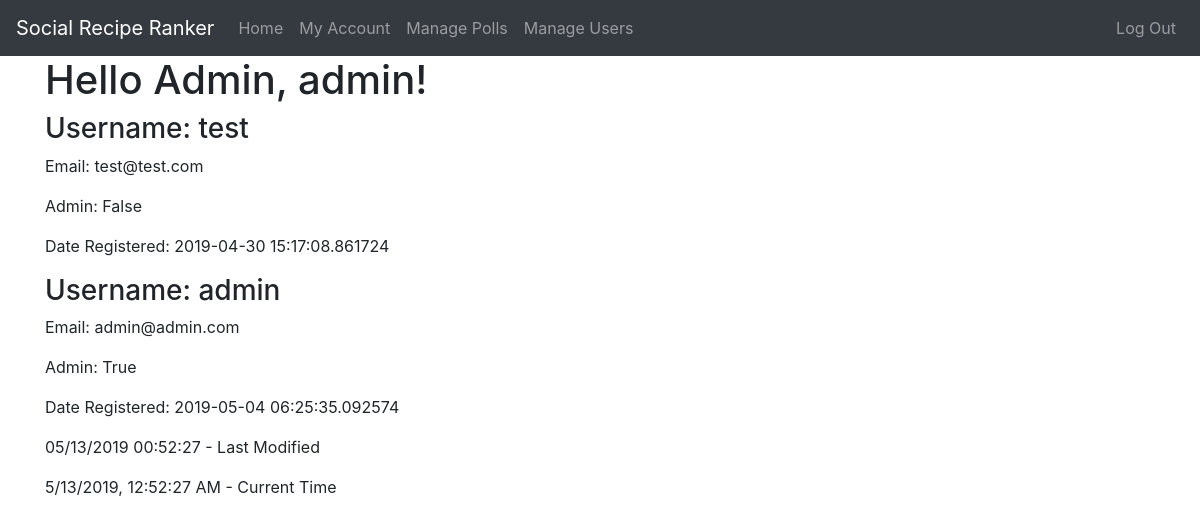
Screenshot of /manage_users (signed in) with the database file from the repository.
### app/models.py (models this page shows, shortened)
class User(UserMixin, db.Model):
    id = db.Column(db.Integer, primary_key=True)  # not null and unique by default
    username = db.Column(db.String(64), nullable=False, unique=True, index=True)
    email = db.Column(db.String(128), nullable=False, unique=True, index=True)
    password_hash = db.Column(db.String(128), nullable=False)
    date_registered = db.Column(db.DateTime, nullable=False, index=True, default=datetime.utcnow)
    is_admin = db.Column(db.Boolean, nullable=False, default=False)
    polls = db.relationship("Poll", backref='creator', lazy='dynamic')  # dynamic so we can filter the queries later
    recipes = db.relationship("Recipe", backref='contributor', lazy='dynamic')

### app/routes.py (the view)
@app.route('/manage_users')
@login_required
def manage_users():
    if current_user.is_admin:
        return render_template('manage_users.html', title='Manage Users', users=User)
    else:
        abort(403)

### app/models.py (called while the page is built)
@login_manager.user_loader
def load_user(id):
    return User.query.get(int(id))

### app/templates/manage_users.html
{% extends "base.html" %}
{% block content %}
    <h1>Hello Admin, {{ current_user.username }}!</h1>
    {% for user in current_user.query.all() %}
    <h3>Username: {{ user.username }}</h3>
    <p>Email: {{ user.email }}</p>
    <p>Admin: {{ user.is_admin }}</p>
    <p>Date Registered: {{ user.date_registered }}</p>
    {% endfor %}
{% endblock %}

### rows the page displays
User: username "admin", email "admin@admin.com", is_admin "True", date_registered "2019-05-04 06:25:35.092574"
User: username "test", email "test@test.com", is_admin "False", date_registered "2019-04-30 15:17:08.861724"
